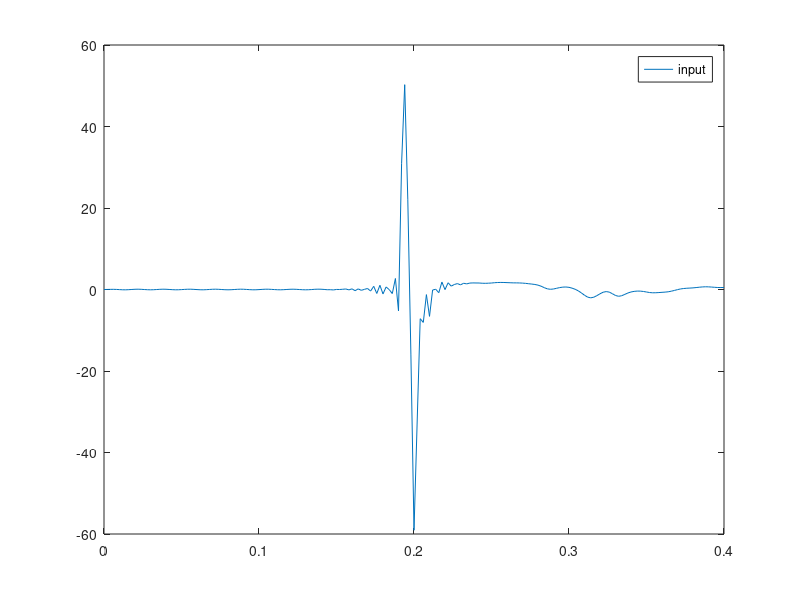
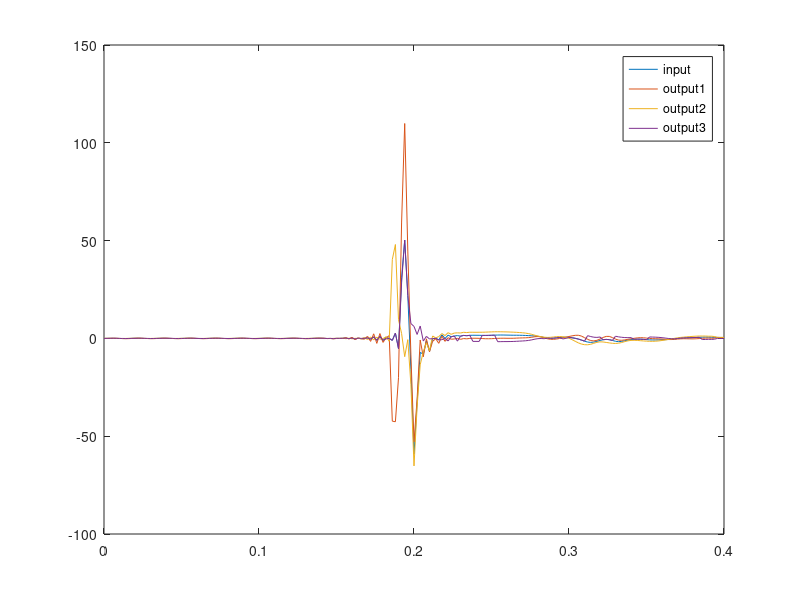
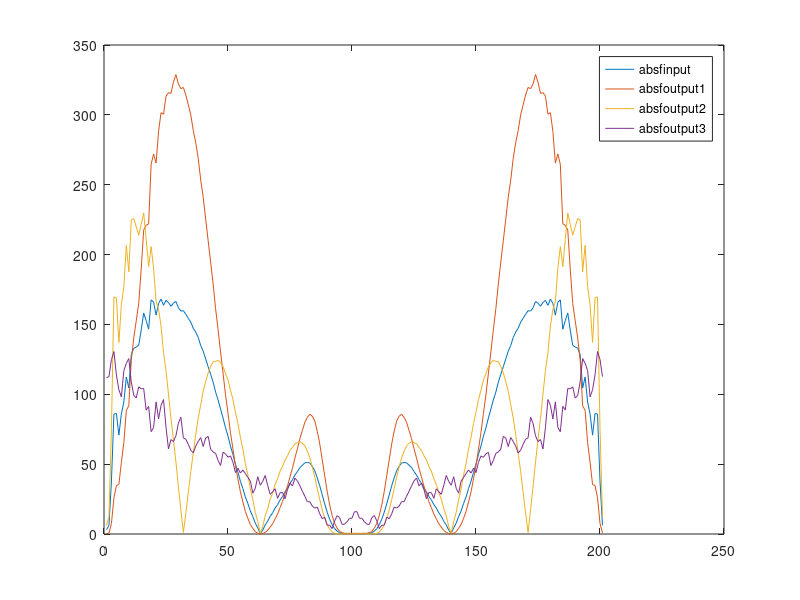
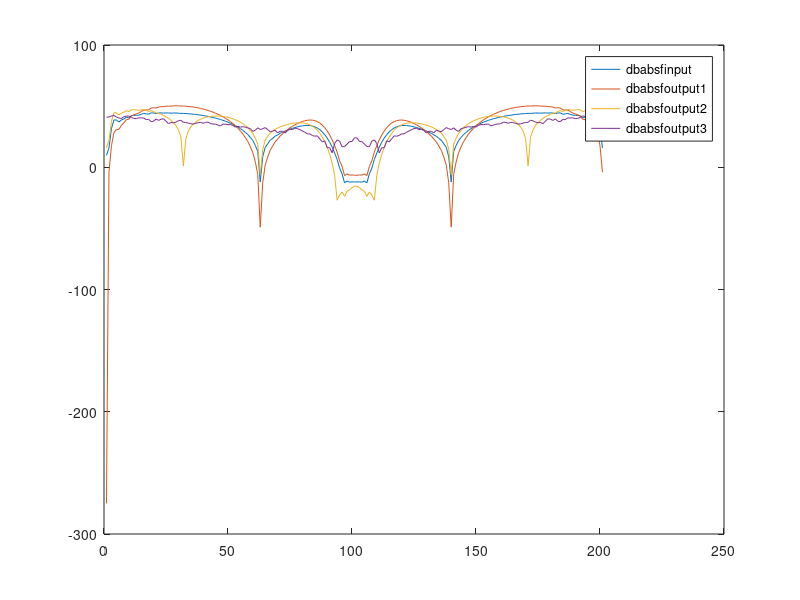

These charts were generated, in order, by the following MATLAB code: (Note: this script raises an error after producing the figures.)
clc
clear all;
close all;

input=[0.000     0.012     0.032     0.044     0.020    -0.026    -0.068 ...
-0.077    -0.040     0.010     0.057     0.076     0.045    -0.004 ...
-0.051    -0.075    -0.052    -0.005     0.043     0.075     0.059 ...
 0.012    -0.037    -0.072    -0.065    -0.023     0.026     0.068 ...
 0.071     0.032    -0.018    -0.062    -0.073    -0.039     0.010 ...
 0.057     0.075     0.046    -0.003    -0.050    -0.074    -0.052 ...
-0.004     0.045     0.077     0.061     0.014    -0.036    -0.073 ...
-0.066    -0.023     0.027     0.070     0.072     0.032    -0.016 ...
-0.061    -0.073    -0.039     0.009     0.055     0.073     0.044 ...
-0.004    -0.051    -0.076    -0.056    -0.009     0.053     0.081 ...
 0.069     0.017    -0.055    -0.048    -0.104     0.013     0.002 ...
 0.057     0.129    -0.096     0.165    -0.291     0.153    -0.198 ...
 0.033     0.250    -0.383     0.783    -0.972     1.035    -1.088 ...
 0.623    -0.024    -0.995     2.703    -5.253    30.984    50.263 ...
22.011   -16.056   -59.076   -33.010    -7.162    -8.071    -1.255 ...
-6.592    -0.126     0.063    -0.782     1.831    -0.028     1.655 ...
 0.826     1.223     1.453     1.137     1.528     1.381     1.578 ...
 1.615     1.601     1.594     1.538     1.519     1.548     1.593 ...
 1.670     1.716     1.734     1.722     1.689     1.660     1.629 ...
 1.626     1.609     1.569     1.508     1.416     1.333     1.234 ...
 1.073     0.810     0.460     0.165     0.053     0.125     0.297 ...
 0.470     0.584     0.615     0.531     0.332     0.050    -0.331 ...
-0.840    -1.405    -1.866    -2.047    -1.886    -1.504    -1.050 ...
-0.671    -0.510    -0.641    -1.036    -1.470    -1.664    -1.530 ...
-1.196    -0.854    -0.609    -0.460    -0.387    -0.396    -0.482 ...
-0.614    -0.744    -0.807    -0.795    -0.749    -0.691    -0.640 ...
-0.560    -0.414    -0.231    -0.030     0.139     0.244     0.310 ...
 0.352     0.400     0.476     0.560     0.629     0.668     0.651 ...
 0.598     0.539     0.492     0.481     0.490];

%input(floor(3.0*end/4.0):end)=0;

nt=201;
nf=nt; 
nh=floor(nt/2); 
dt = 2e-3;
t=[0:dt:(nt-1)*dt];
df=1./(nt*dt);
f=[0:nh -nh:-1]*df;
omega=2.0*pi*f;

hnf=floor(nt/2);

vwater=1545.8;
tau=2.0*5.0/1545.8
% tau=2.0*5.0/1000.0
eps=0.0002


input=input+0.0*randn(1,nt); 


figure();
plot(t,input);
legend('input');


finput=fft(input);


%% Deghost
% First way
nominator=1-exp(1i*omega*tau);
denominator=2.0-2.0*cos(omega*tau)+eps;
% foutput=finput.*nominator./denominator;


nominator1=1-exp(1i*omega*tau); 
nominator2=1+exp(1i*omega*tau); 

foutput1=finput.*nominator1;
foutput2=finput.*nominator2; 


output1=real(ifft(foutput1));
output2=real(ifft(foutput2)); 

for i_iter = 1:nt
  if ((output1(i_iter)*output2(i_iter))<0)
    output3(i_iter) = output1(i_iter) + output2(i_iter);
  else
    output3(i_iter) = output1(i_iter) - output2(i_iter); 
  end
end

output3=output3/2.0; 


figure();
plot(t,input,t,output1,t,output2,t,output3);
legend('input','output1','output2','output3');



absfinput=abs(fft(input)); 
absfoutput1=abs(fft(output1)); 
absfoutput2=abs(fft(output2)); 
absfoutput3=abs(fft(output3)); 
dbabsfinput=mag2db(absfinput); 
dbabsfoutput1=mag2db(absfoutput1); 
dbabsfoutput2=mag2db(absfoutput2); 
dbabsfoutput3=mag2db(absfoutput3); 


figure();
plot(1:nf,absfinput,1:nf,absfoutput1,1:nf,absfoutput2,1:nf,absfoutput3); 
legend('absfinput','absfoutput1','absfoutput2','absfoutput3'); 

figure(); 
plot(1:nf,dbabsfinput,1:nf,dbabsfoutput1,1:nf,dbabsfoutput2,1:nf,dbabsfoutput3); 
legend('dbabsfinput','dbabsfoutput1','dbabsfoutput2','dbabsfoutput3'); 



%% Check quality measure
dtau=0.0005; 
ntest=21; 

qualmes=zeros(ntest,1); 
qualmes1=zeros(ntest,1); 
sumabs=zeros(ntest,1); 
derive=zeros(ntest,1); 



for i_iter=1:ntest
    
   ctau=tau+(i_iter-floor(ntest/2)-1)*dtau;
   
   nominator=1-exp(1i*omega*ctau);
   denominator=2.0-2.0*cos(omega*ctau)+eps;
   cfoutput=finput.*nominator./denominator;
   
   cabsfoutput=abs(cfoutput); 
   cangfoutput=angle(cfoutput); 
   
   cabsfoutput=transpose(smooth(abs(finput),30)); 
   cabsfoutput1=abs(finput); 
   
   cfoutput=cabsfoutput.*exp(1i*cangfoutput); 
   cfoutput1=cabsfoutput1.*exp(1i*cangfoutput); 

   coutput=real(ifft(cfoutput)); 
   coutput1=real(ifft(cfoutput1)); 
   
   qualmes(i_iter)=max(coutput); 
   qualmes1(i_iter)=max(coutput1); 
   sumabs(i_iter)=sum(abs(coutput).*abs(coutput)); 
   derive(i_iter)=1./sum(abs(diff(coutput))); 

    
end


% Normalize 
qualmes=qualmes/(max(qualmes));
qualmes1=qualmes1/(max(qualmes1));
derive=derive/(max(derive));



figure(); 
plot(1:ntest,qualmes,1:ntest,qualmes1); 
legend('qualmes','qualmes1'); 

figure(); 
plot(1:ntest,derive); 
title('derivative'); 

figure();
plot(1:ntest,sumabs); 
title('sumabs'); 




[maxval,maxidx]=max(qualmes);

maxidx

ctau=tau+(maxidx-floor(ntest/2)-1)*dtau
zest=ctau*vwater/2.0



%% Check the spectrum 
% finput=mag2db(abs(fft(input)));
% foutput=mag2db(abs(fft(output)));
% 
% 
% figure();
% plot(f(1:hnf),finput(1:hnf),f(1:hnf),foutput(1:hnf));
% legend('finput','foutput');

















